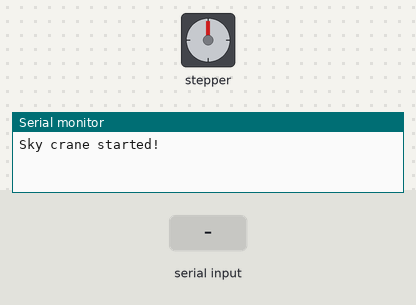
A sketch run on a simulated Arduino Uno, built with avr-gcc and run on an emulated ATmega328P. Shown: stepper motor, the last lines printed to the serial monitor. The inputs (shaded band) are chosen by the test bench. Stepper angles assume 200 steps per turn.

Above: at 1.2 s.
1.3 s: "D" received over Serial
At 1.45 s:
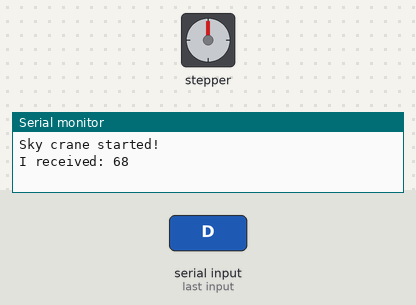
At 2.05 s:
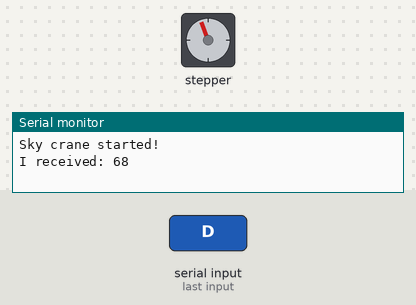
Timing chart, 0 to 18.8 s (numbered marks = the images above; inputs shaded):
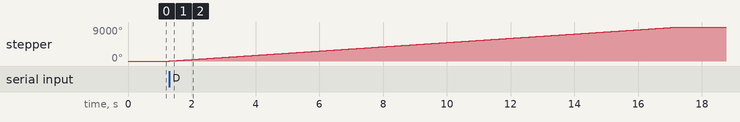

Measured:
- after the input at 1.3 s, stepper: turns 9000° clockwise in 16.0 s, starting at once

The sketch:

sky-crane.ino
```cpp
/*
  xbuild sky crane
  For use with the Adafruit Motor Shield v2
  ---->  http://www.adafruit.com/products/1438
*/

#include <Wire.h>
#include <Adafruit_MotorShield.h>

// Create the motor shield object with the default I2C address
Adafruit_MotorShield AFMS = Adafruit_MotorShield();
// Connect a stepper motor with 200 steps per revolution (1.8 degree)
Adafruit_StepperMotor *myMotor = AFMS.getStepper(200, 1);

int incomingByte = 0;

void setup() {
  Serial.begin(9600);
  Serial.println("Sky crane started!");

  AFMS.begin();
  myMotor->setSpeed(100);  // 10 rpm
}

void loop() {
  if (Serial.available() > 0) {
    // read the incoming byte:
    incomingByte = Serial.read();

    // say what you got:
    Serial.print("I received: ");
    Serial.println(incomingByte, DEC);
    if (incomingByte == 'D') {
      myMotor->step(25 * 200, FORWARD, DOUBLE);
    }
    if (incomingByte == 'R') {
      myMotor->step(20 * 200, BACKWARD, DOUBLE);
    }
  }
}
```
